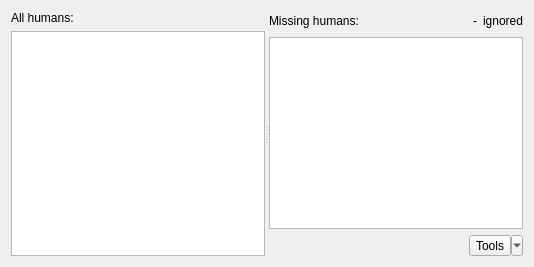
      <widget class="QWidget" name="tabHumans">
       <property name="toolTip">
        <string>Humans on the map</string>
       </property>
       <attribute name="title">
        <string>Humans</string>
       </attribute>
       <layout class="QVBoxLayout" name="verticalLayout_16">
        <item>
         <widget class="QSplitter" name="splitter_5">
          <property name="toolTip">
           <string/>
          </property>
          <property name="orientation">
           <enum>Qt::Horizontal</enum>
          </property>
          <widget class="QWidget" name="layoutWidget">
           <property name="toolTip">
            <string/>
           </property>
           <layout class="QVBoxLayout" name="verticalLayout_11">
            <item>
             <widget class="QLabel" name="lblHumansAll">
              <property name="toolTip">
               <string/>
              </property>
              <property name="text">
               <string>All humans:</string>
              </property>
              <property name="buddy">
               <cstring>lwgHumansAll</cstring>
              </property>
             </widget>
            </item>
            <item>
             <widget class="QListWidget" name="lwgHumansAll">
              <property name="toolTip">
               <string/>
              </property>
              <property name="selectionMode">
               <enum>QAbstractItemView::ExtendedSelection</enum>
              </property>
              <property name="batchSize">
               <number>300</number>
              </property>
             </widget>
            </item>
           </layout>
          </widget>
          <widget class="QWidget" name="layoutWidget">
           <property name="toolTip">
            <string/>
           </property>
           <layout class="QVBoxLayout" name="verticalLayout_10">
            <item>
             <layout class="QHBoxLayout" name="horizontalLayout_20">
              <item>
               <widget class="QLabel" name="lblHumansMissing">
                <property name="toolTip">
                 <string/>
                </property>
                <property name="text">
                 <string>Missing humans:</string>
                </property>
                <property name="buddy">
                 <cstring>lwgHumansMissing</cstring>
                </property>
               </widget>
              </item>
              <item>
               <spacer name="horizontalSpacer_11">
                <property name="toolTip">
                 <string/>
                </property>
                <property name="orientation">
                 <enum>Qt::Horizontal</enum>
                </property>
                <property name="sizeHint" stdset="0">
                 <size>
                  <width>40</width>
                  <height>20</height>
                 </size>
                </property>
               </spacer>
              </item>
              <item>
               <widget class="QLabel" name="lblIgnoredHumans">
                <property name="toolTip">
                 <string/>
                </property>
                <property name="text">
                 <string notr="true">-</string>
                </property>
               </widget>
              </item>
              <item>
               <widget class="QLabel" name="lblIgnoredHumansText">
                <property name="toolTip">
                 <string/>
                </property>
                <property name="text">
                 <string>ignored</string>
                </property>
               </widget>
              </item>
             </layout>
            </item>
            <item>
             <widget class="QListWidget" name="lwgHumansMissing">
              <property name="toolTip">
               <string/>
              </property>
              <property name="selectionMode">
               <enum>QAbstractItemView::ExtendedSelection</enum>
              </property>
              <property name="batchSize">
               <number>300</number>
              </property>
             </widget>
            </item>
            <item>
             <layout class="QHBoxLayout" name="horizontalLayout_16">
              <item>
               <spacer name="horizontalSpacer_5">
                <property name="toolTip">
                 <string/>
                </property>
                <property name="orientation">
                 <enum>Qt::Horizontal</enum>
                </property>
                <property name="sizeHint" stdset="0">
                 <size>
                  <width>40</width>
                  <height>20</height>
                 </size>
                </property>
               </spacer>
              </item>
              <item>
               <widget class="QToolButton" name="tbnHumansTools">
                <property name="sizePolicy">
                 <sizepolicy hsizetype="Fixed" vsizetype="Fixed">
                  <horstretch>0</horstretch>
                  <verstretch>0</verstretch>
                 </sizepolicy>
                </property>
                <property name="toolTip">
                 <string/>
                </property>
                <property name="text">
                 <string>Tools</string>
                </property>
                <property name="icon">
                 <iconset resource="../../ressources.qrc">
                  <normaloff>:/rec/data/icons/iconToolbox.svg</normaloff>:/rec/data/icons/iconToolbox.svg</iconset>
                </property>
                <property name="popupMode">
                 <enum>QToolButton::MenuButtonPopup</enum>
                </property>
                <property name="toolButtonStyle">
                 <enum>Qt::ToolButtonTextBesideIcon</enum>
                </property>
                <property name="autoRaise">
                 <bool>false</bool>
                </property>
                <property name="arrowType">
                 <enum>Qt::NoArrow</enum>
                </property>
               </widget>
              </item>
             </layout>
            </item>
           </layout>
          </widget>
         </widget>
        </item>
       </layout>
      </widget>
